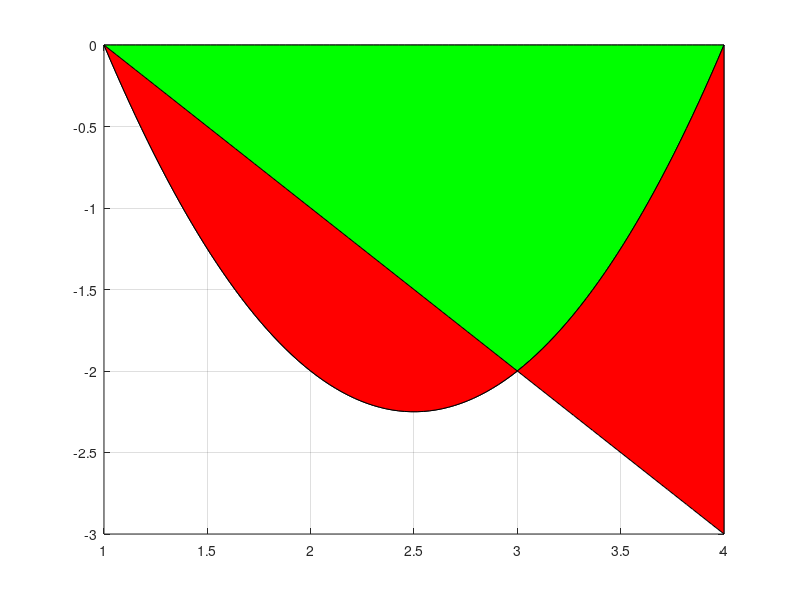

This figure's MATLAB source:
clear;
close;
clc;

x = linspace(1,4,100);
y1=1-x;
y2 = x.^2 -5*x +4;
X = [x,fliplr(x)];
Y=[y1,fliplr(y2)];
area(x,y2,"facecolor","green");
hold on
fill(X,Y,'r');
grid

print ('ee16b1008.eps', '-color')
